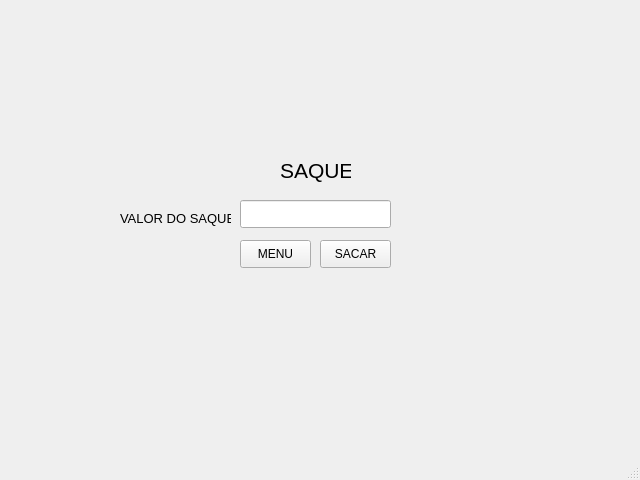
<?xml version="1.0" encoding="UTF-8"?>
<ui version="4.0">
 <class>MainWindow</class>
 <widget class="QMainWindow" name="MainWindow">
  <property name="geometry">
   <rect>
    <x>0</x>
    <y>0</y>
    <width>640</width>
    <height>480</height>
   </rect>
  </property>
  <property name="windowTitle">
   <string>MainWindow</string>
  </property>
  <widget class="QWidget" name="centralwidget">
   <widget class="QLabel" name="label">
    <property name="geometry">
     <rect>
      <x>280</x>
      <y>150</y>
      <width>71</width>
      <height>41</height>
     </rect>
    </property>
    <property name="font">
     <font>
      <pointsize>16</pointsize>
     </font>
    </property>
    <property name="text">
     <string>SAQUE</string>
    </property>
   </widget>
   <widget class="QLabel" name="label_2">
    <property name="geometry">
     <rect>
      <x>120</x>
      <y>210</y>
      <width>111</width>
      <height>16</height>
     </rect>
    </property>
    <property name="font">
     <font>
      <pointsize>10</pointsize>
     </font>
    </property>
    <property name="text">
     <string>VALOR DO SAQUE</string>
    </property>
   </widget>
   <widget class="QLineEdit" name="lineEdit">
    <property name="geometry">
     <rect>
      <x>240</x>
      <y>200</y>
      <width>151</width>
      <height>28</height>
     </rect>
    </property>
   </widget>
   <widget class="QPushButton" name="pushButton">
    <property name="geometry">
     <rect>
      <x>320</x>
      <y>240</y>
      <width>71</width>
      <height>28</height>
     </rect>
    </property>
    <property name="text">
     <string>SACAR</string>
    </property>
   </widget>
   <widget class="QPushButton" name="pushButton_2">
    <property name="geometry">
     <rect>
      <x>240</x>
      <y>240</y>
      <width>71</width>
      <height>28</height>
     </rect>
    </property>
    <property name="text">
     <string>MENU</string>
    </property>
   </widget>
  </widget>
  <widget class="QMenuBar" name="menubar">
   <property name="geometry">
    <rect>
     <x>0</x>
     <y>0</y>
     <width>640</width>
     <height>22</height>
    </rect>
   </property>
  </widget>
  <widget class="QStatusBar" name="statusbar"/>
 </widget>
 <resources/>
 <connections/>
</ui>
